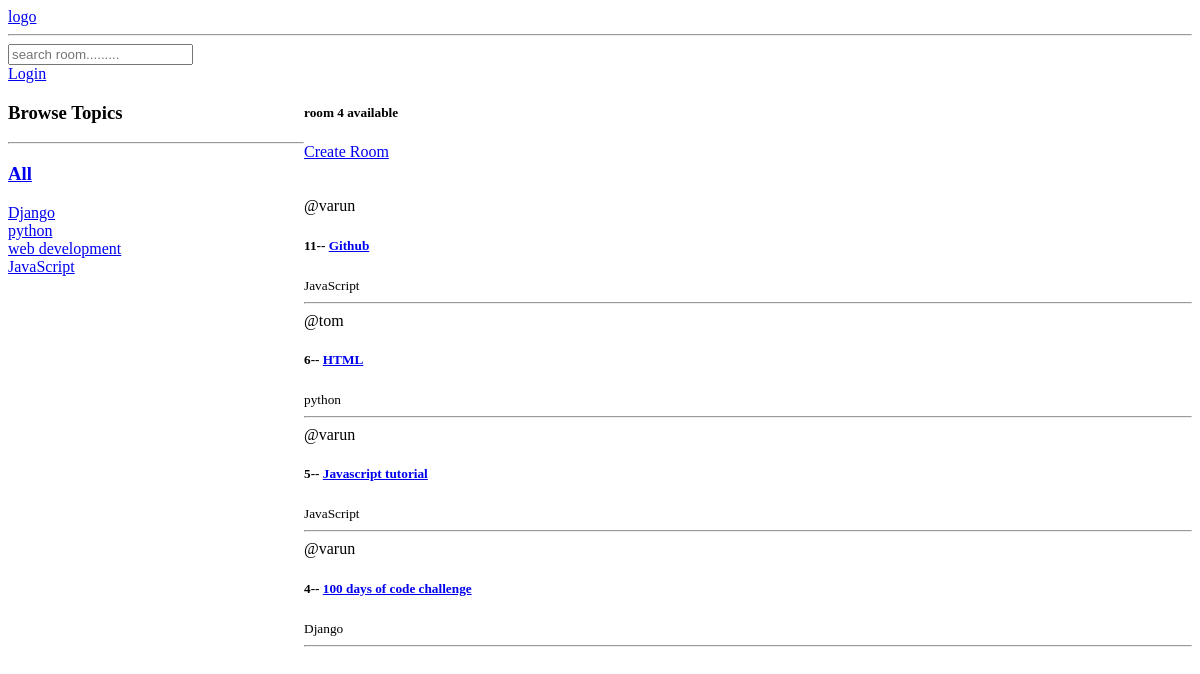
The app's page /, older data.
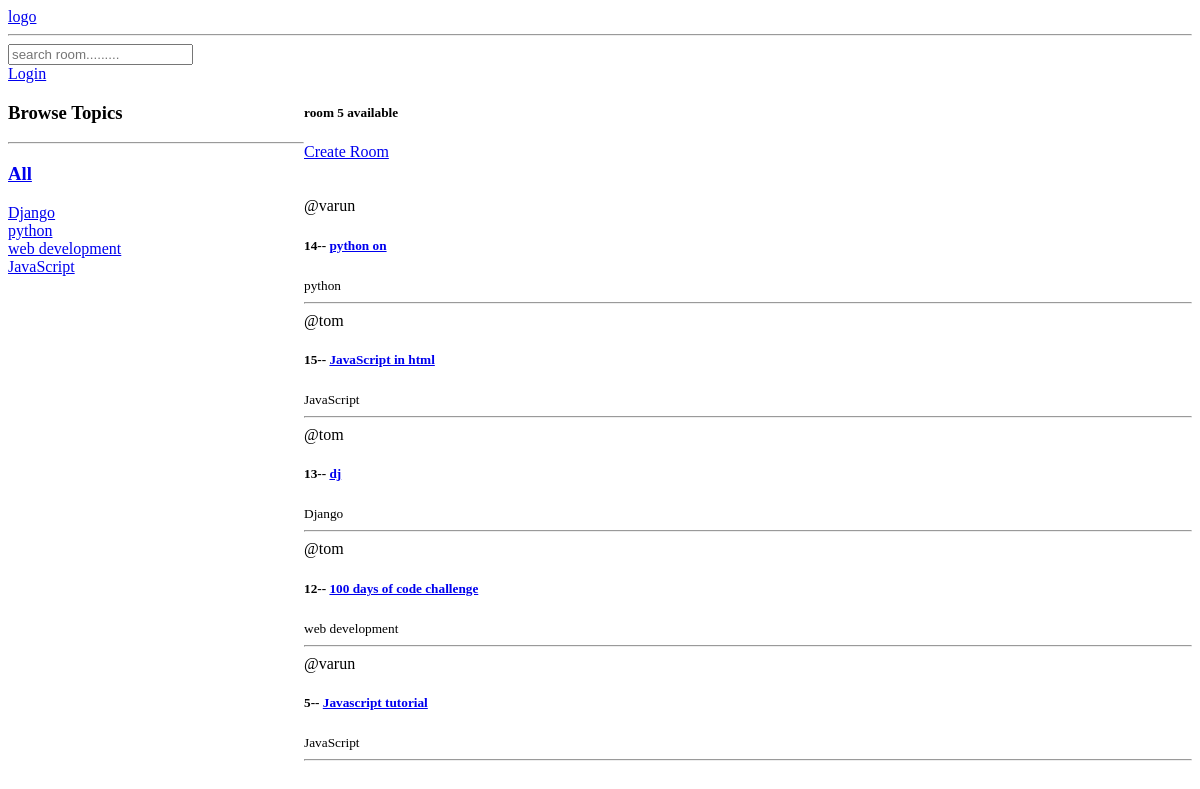
The same page, newer data.
### base/models.py (models this page shows, shortened)
class Topic(models.Model):
    name = models.CharField(max_length=200)

class Room(models.Model):
    host =models.ForeignKey(User ,on_delete=models.SET_NULL,null=True)
    topic = models.ForeignKey(Topic,on_delete=models.SET_NULL,null=True)
    participants = models.ManyToManyField(User,related_name="participants",blank=True)
    name = models.CharField(max_length=200)
    description = models.TextField(null=True,blank=True)
    updated = models.DateTimeField(auto_now=True)
    created = models.DateTimeField(auto_now_add=True)
    class Meta:
        ordering = ['-updated','-created']

### base/views.py (the view)
# urls.py: path('',views.home,name='home'),
def home(req):
    q =req.GET.get('q') if req.GET.get('q') != None else ''
    rooms  = Room.objects.filter(
           Q(topic__name__icontains=q) |
           Q(name__icontains=q) |
           Q(description__icontains=q)
        )
    topics = Topic.objects.all()
    room_count = rooms.count()
    context = {
        "rooms":rooms,
        'topics':topics,
        'room_count':room_count
        }
    return render(req,'base/home.html',context)

### base/templates/base/home.html (shortened to what this page needs)
{% extends "main.html" %}
{%block content%}
<div class="home-container">
    <div>
        <h3>Browse Topics</h3>
        <hr>
        <div><h3>
            <a href="{%url 'home'%}">All</a>
        </h3></div>
        {%for topic in topics%}
            <div>
                <a href="{%url 'home'%}?q={{topic.name}}">{{topic.name}}</a>
            </div>
        {%endfor%}
    </div>
    <div>
        <h5>room {{room_count}} available </h5>
        <a href={% url 'create-room'  %}> Create Room </a> <br><br><br>
        <div>
            {%for room in rooms%}
            <div>
                <span> @{{room.host.username}} </span>
                <h5>{{room.id}}-- <a href="{% url 'room' room.id%}">{{room.name}}</h5></a>
                <small>{{room.topic.name}} </small>
                <hr>
            </div>
            {%endfor%}
        </div>
    </div>
</div>
{%endblock content%}

### templates/main.html (shortened to what this page needs)
<!DOCTYPE html>
<html lang="en">
<head>
</head>
<body>
    {% include 'navbar.html' %}
    {%block content%} {%endblock %}
</body>
</html>

### templates/navbar.html
<a href="/">logo</a>
<hr>
<form method="GET" action="{% url 'home' %}">
    <input type="text" name="q" placeholder="search room.........">
</form>
{%if request.user.is_authenticated%}
    <p>va da {{request.user}}</p>
    <a href="{% url 'logout' %}">logout</a>
{%else%}
    <a href="{% url 'login' %}">Login</a>
{%endif%}

### base/templates/base/home.html (style rules this page uses)
.home-container { display: grid; grid-template-columns: 1fr 3fr; }

Row changes from the older to the newer data that the page shows:
removed Room: host.username "varun", id "11", name "Github", topic.name "JavaScript"
removed Room: host.username "tom", id "6", name "HTML", topic.name "python"
removed Room: host.username "varun", id "4", name "100 days of code challenge", topic.name "Django"
added Room: host.username "varun", id "14", name "python on", topic.name "python"
added Room: host.username "tom", id "15", name "JavaScript in html", topic.name "JavaScript"
added Room: host.username "tom", id "13", name "dj", topic.name "Django"
added Room: host.username "tom", id "12", name "100 days of code challenge", topic.name "web development"
Text that changed along with them:
{{ room_count }}: "4" → "5"
